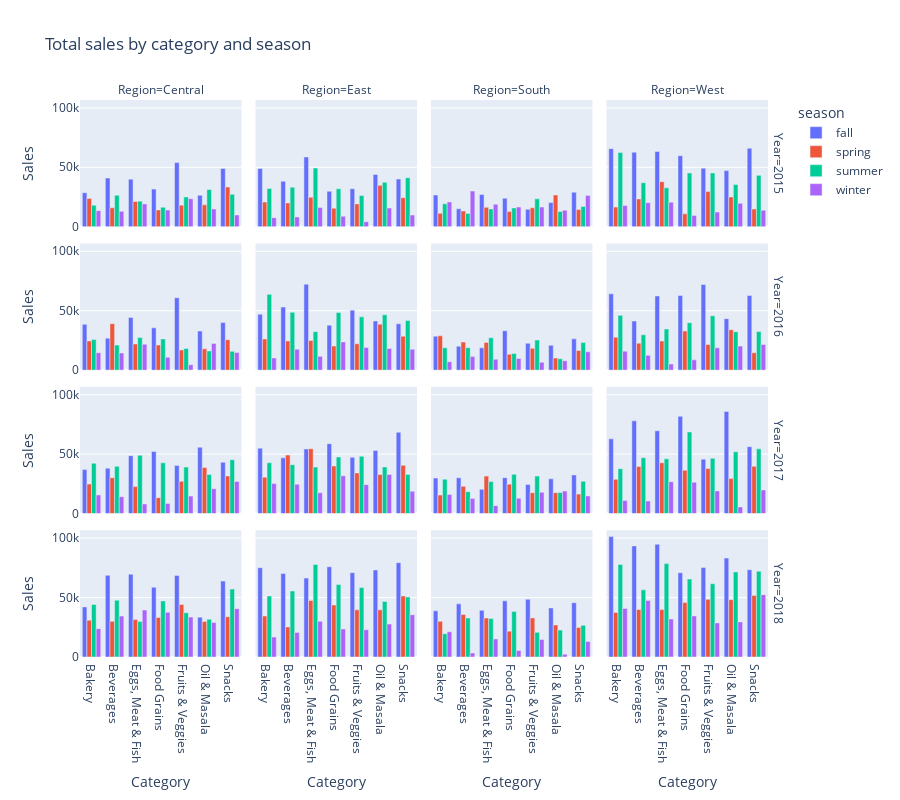

The notebook cell this image was saved under:
### Code cell
import plotly.express as px
category_deman_sales = df_new.groupby(["Category","season","Region","Year"])[["Sales","Discount"]].agg({"Sales":"sum","Discount":"mean"}).reset_index()

fig = px.bar(category_deman_sales, x = "Category" , y = "Sales" , color="season" , facet_row="Year", facet_col="Region" , hover_data={"Discount"} , title="Total sales by category and season",
             height=800 , barmode="group")
fig.show()
